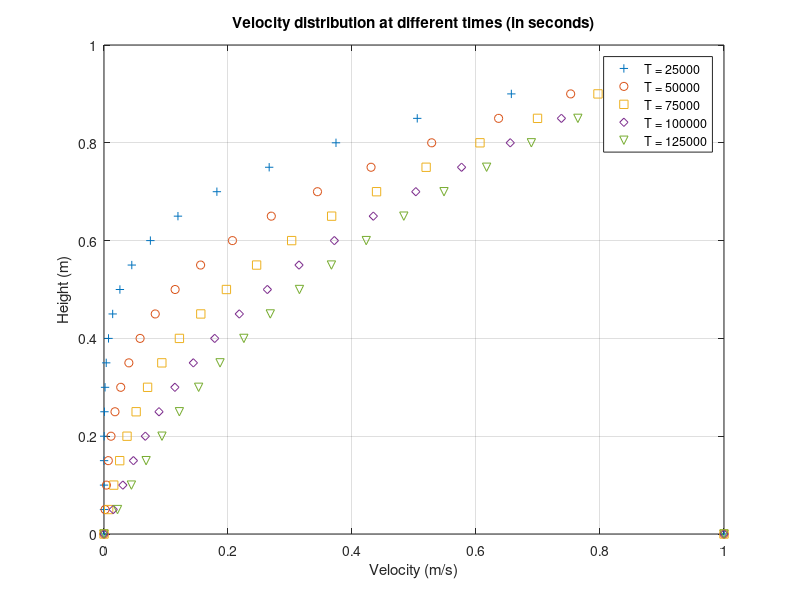

Here is the MATLAB script that generated this plot:
clc;
clear;

m = 21; % количество интервалов разбиения пространства между пластинами
h = 0.05; % длина одного интервала разбиения
R = 0.25; % безразмерный параметр, регулирующий устойчивость вычислительной схемы, Problem 3.8: R > 0.5
nu = 1e-6; % кинематическая вязкость для воды
tau = (R * h ^ 2) / nu; % шаг по времени
U_0 = 1.0; % скорость движения верхней пластины
t_max = 125000; % Верхняя граница времени расчета
omega = 0.001; % Частота колебания

U_old = zeros(m,1);  % U[i][j]
U_new = zeros(m,1); % U[i][j + 1]

y = zeros(m,1); % узлы интервалов разбиения

% Заполняем массив y
for i = 2 : m - 1
    
    y(i) = y(i - 1) + h;
    
end

% Начальное условие
for i = 1 : m - 1
    
    U_old(i) = 0;
    
end

U_old(m) = U_0;


control_point = 1; 

marks = '+osdv'; % обозначения на графиках
t_legend = zeros(5, 1); % значения в точке в пяти разных временных отметках
time_point = 1;

hold on;
for t = tau : tau : t_max 
    
    control_point = control_point + 1;
    
    for i = 2 : m - 1
        
        U_new(i) = U_old(i) + R * (U_old(i - 1) - 2 * U_old(i) + U_old(i + 1)); % Явный метод решения параболического уравнения
        
    end
    
   % U_old(m) = U_0 * sin(omega * t); %Problem 3.10
    U_old(1 : m - 1) = U_new(1 : m - 1);
    
    if(time_point <= 5 && mod(control_point - 1, 40) == 0)
       
       plot(U_old, y, marks(time_point));
       t_legend(time_point) = t;
       time_point = time_point + 1;
       
    end
      
end
hold off;


title('Velocity distribution at different times (in seconds)')
xlabel('Velocity (m/s)')
ylabel('Height (m)')
box on;
grid on;
set(gca,'YTick',[0 0.2 0.4 0.6 0.8 1])
set(gca,'XTick',[0 0.2 0.4 0.6 0.8 1])
axis([0 1 0 1]);
legend(['T = ' num2str(t_legend(1))],['T = ' num2str(t_legend(2))],['T = ' num2str(t_legend(3))],['T = ' num2str(t_legend(4))],['T = ' num2str(t_legend(5))])


